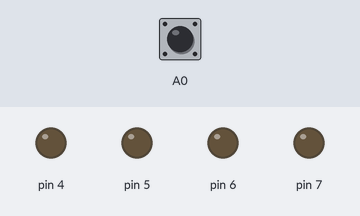
Bench run of a sketch on a simulated Arduino Uno, built with avr-gcc and run on an emulated ATmega328P. On the bench: output pins drawn as LEDs (lit = HIGH). Inputs (shaded band) come from the test bench; at power-on: A0 HIGH. What the sketch prints to the serial monitor is not drawn.

Above: at 1.2 s.
1.3 s: A0 pulled LOW for 0.15 s
At 2.6 s:
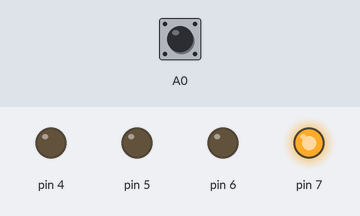
At 22.5 s:
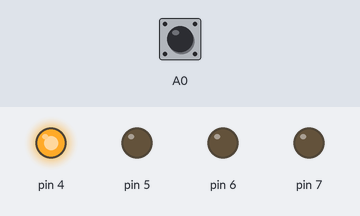
Timing chart, 0 to 22.8 s (numbered marks = the images above; inputs shaded):
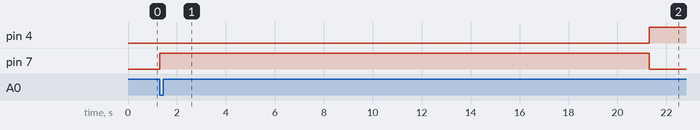

Measured:
- after the input at 1.3 s, pin 4: LOW → HIGH after 20.0 s; pin 7: LOW → HIGH at once, → LOW 20.0 s later

The sketch:

house_water.ino
```cpp
void setup() {
 pinMode(4,1);
 pinMode(5,1);
 pinMode(6,1);
 pinMode(7,1);
 pinMode(A0,INPUT_PULLUP);
Serial.begin(115200);

}
void play(){
   digitalWrite(4,LOW);
      digitalWrite(5,LOW);
      digitalWrite(6,LOW);
      digitalWrite(7,HIGH);
  delay(20000);
      digitalWrite(6,LOW);
      digitalWrite(7,LOW);
      digitalWrite(4,HIGH);
      digitalWrite(5,LOW);
  delay(20000);
   digitalWrite(4,LOW);
      digitalWrite(5,LOW);
}
int count=1,past,now;
void loop() {
  if(count>2){
    count=1;
  }
  now = digitalRead(A0) ;
  if(now!=past && digitalRead(A0)==LOW)
    count+=1;
  past = now;
  if(count==2){
    play();
    count=1;
  }
  Serial.println(count);


}
```
